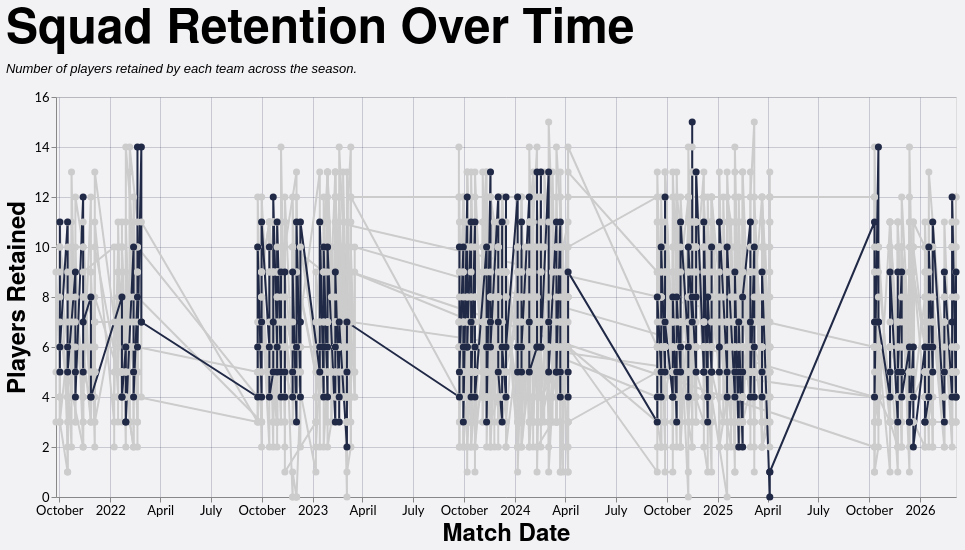

Express this chart as Vega-Lite.
### Vega-Lite specification from a JSON file in a GitHub repository (floating-point values rounded to 4 significant figures; data arrays with more than 128 entries replaced by an {"elided": "..."} marker saying what was removed)
{"config": {"axis": {"labelFont": "Lato, sans-serif", "titleFont": "PT Sans Narrow, Helvetica Neue, Helvetica, Arial, sans-serif", "labelFontSize": 13, "titleFontSize": 24, "gridColor": "#202947", "gridOpacity": 0.2}, "header": {"labelFont": "PT Sans Narrow, Helvetica Neue, Helvetica, Arial, sans-serif", "titleFont": "PT Sans Narrow, Helvetica Neue, Helvetica, Arial, sans-serif", "labelFontSize": 24, "titleFontSize": 28, "labelFontWeight": "bold", "orient": "left"}, "legend": {"labelFont": "Lato, sans-serif", "titleFont": "PT Sans Narrow, Helvetica Neue, Helvetica, Arial, sans-serif", "labelFontSize": 14, "titleFontSize": 16, "titlePadding": 5, "fillColor": "white", "strokeColor": "black", "padding": 10, "titleFontWeight": "lighter", "titleFontStyle": "italic", "titleColor": "gray", "offset": 10}, "title": {"font": "PT Sans Narrow, Helvetica Neue, Helvetica, Arial, sans-serif", "fontSize": 48, "fontWeight": "bold", "anchor": "start", "align": "center", "titlePadding": 20, "subtitlePadding": 10, "subtitleFontSize": 13, "subtitleColor": "", "subtitleFontStyle": "italic", "offset": 15, "color": "black"}, "axisX": {"labelAngle": 0}, "facet": {"title": null, "header": null, "align": {"row": "each", "column": "each"}}, "resolve": {"scale": {"y": "independent", "facet": "independent"}}, "background": "#f2f1f4"}, "data": {"name": "data-ea9ca3b0d4e5b4edb7383160b8b83a71"}, "mark": {"type": "line", "point": {"size": 50}}, "encoding": {"color": {"field": "Color1", "legend": null, "scale": null, "type": "nominal"}, "detail": {"field": "Team", "type": "nominal"}, "tooltip": [{"field": "Team", "type": "nominal"}, {"field": "Opposition", "type": "nominal"}, {"field": "Date", "format": "%d %b %Y", "type": "temporal"}, {"field": "Season", "type": "nominal"}, {"field": "Unit", "type": "nominal"}, {"field": "Retained", "title": "Players Retained", "type": "quantitative"}], "x": {"field": "Date", "title": "Match Date", "type": "temporal"}, "y": {"field": "Retained", "title": "Players Retained", "type": "quantitative"}}, "height": 400, "title": {"text": "Squad Retention Over Time", "subtitle": "Number of players retained by each team across the season."}, "width": 900, "$schema": "https://vega.github.io/schema/vega-lite/v5.20.1.json", "datasets": {"data-ea9ca3b0d4e5b4edb7383160b8b83a71": {"elided": "2538 records"}}}
